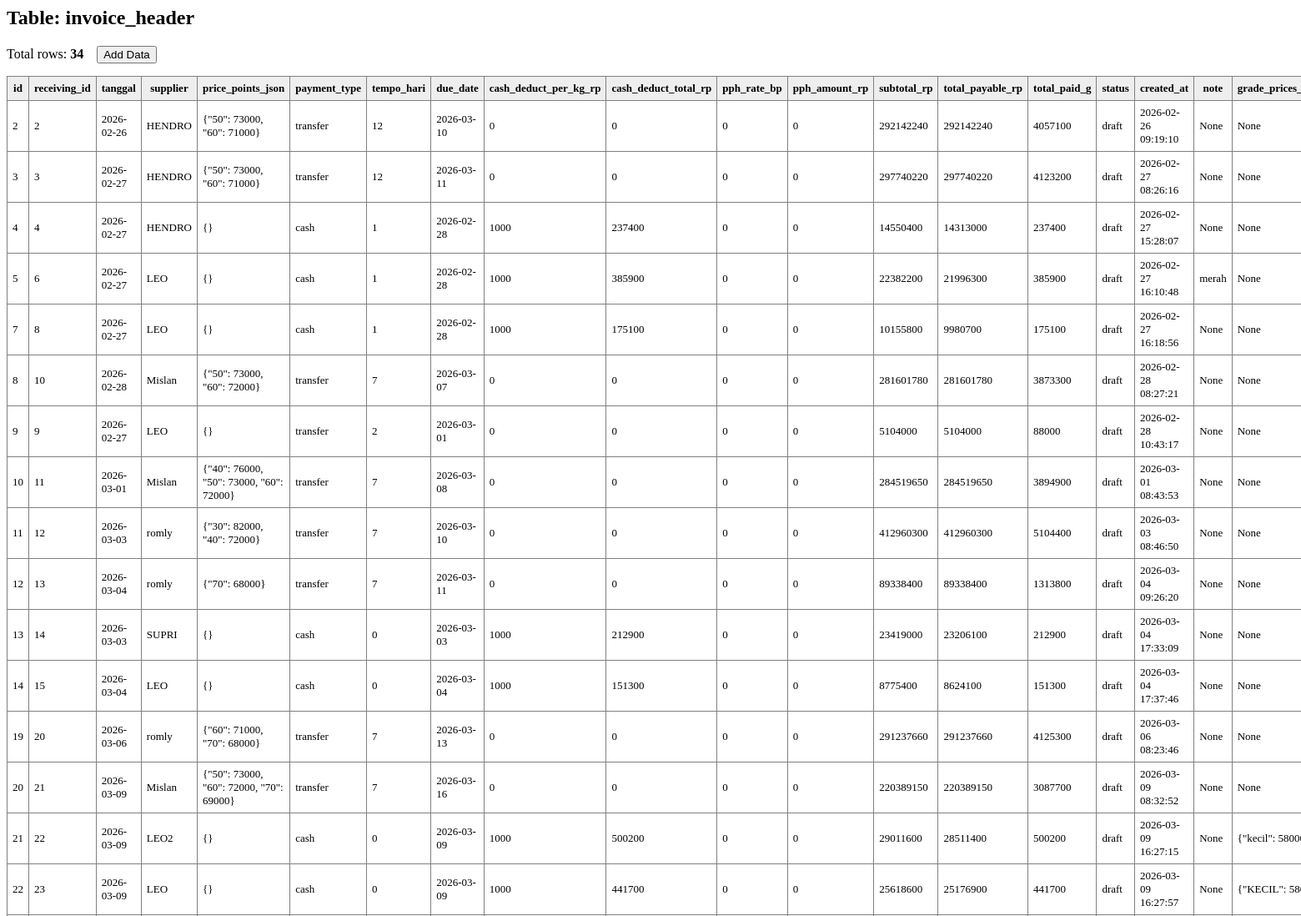
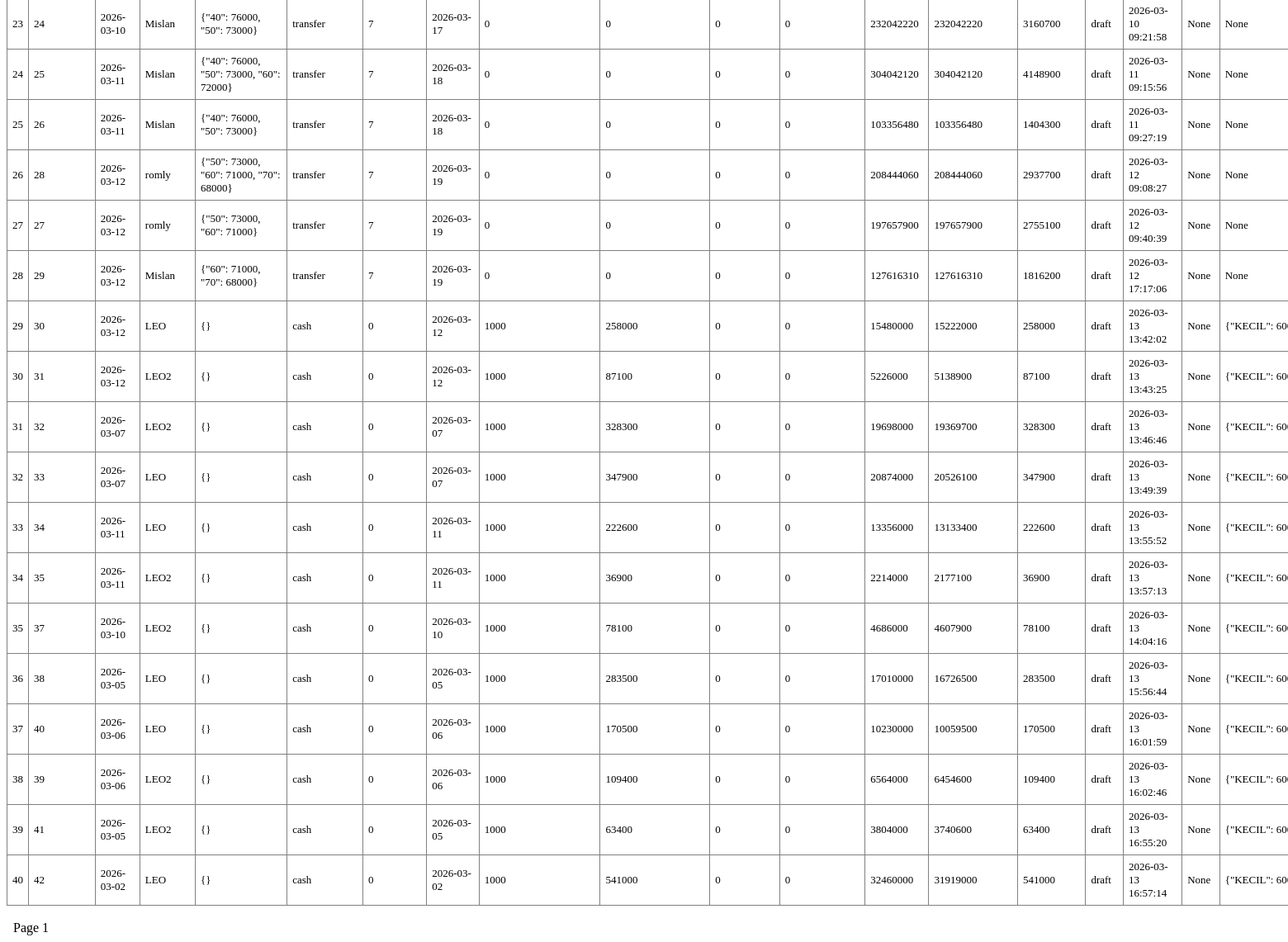
/admin/db/table/invoice_header (signed in), run on an earlier commit of the app's database (2 pictures, top to bottom).
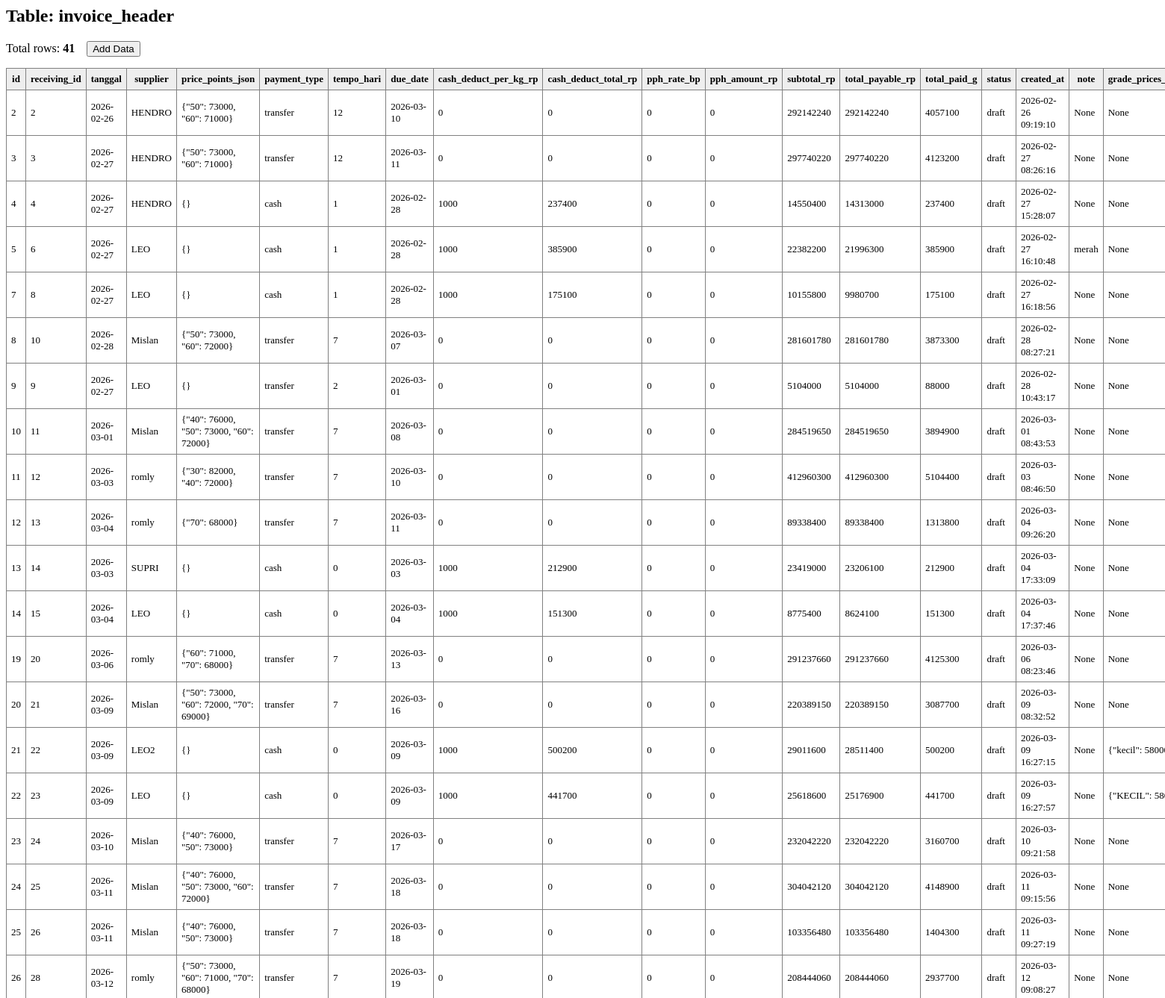
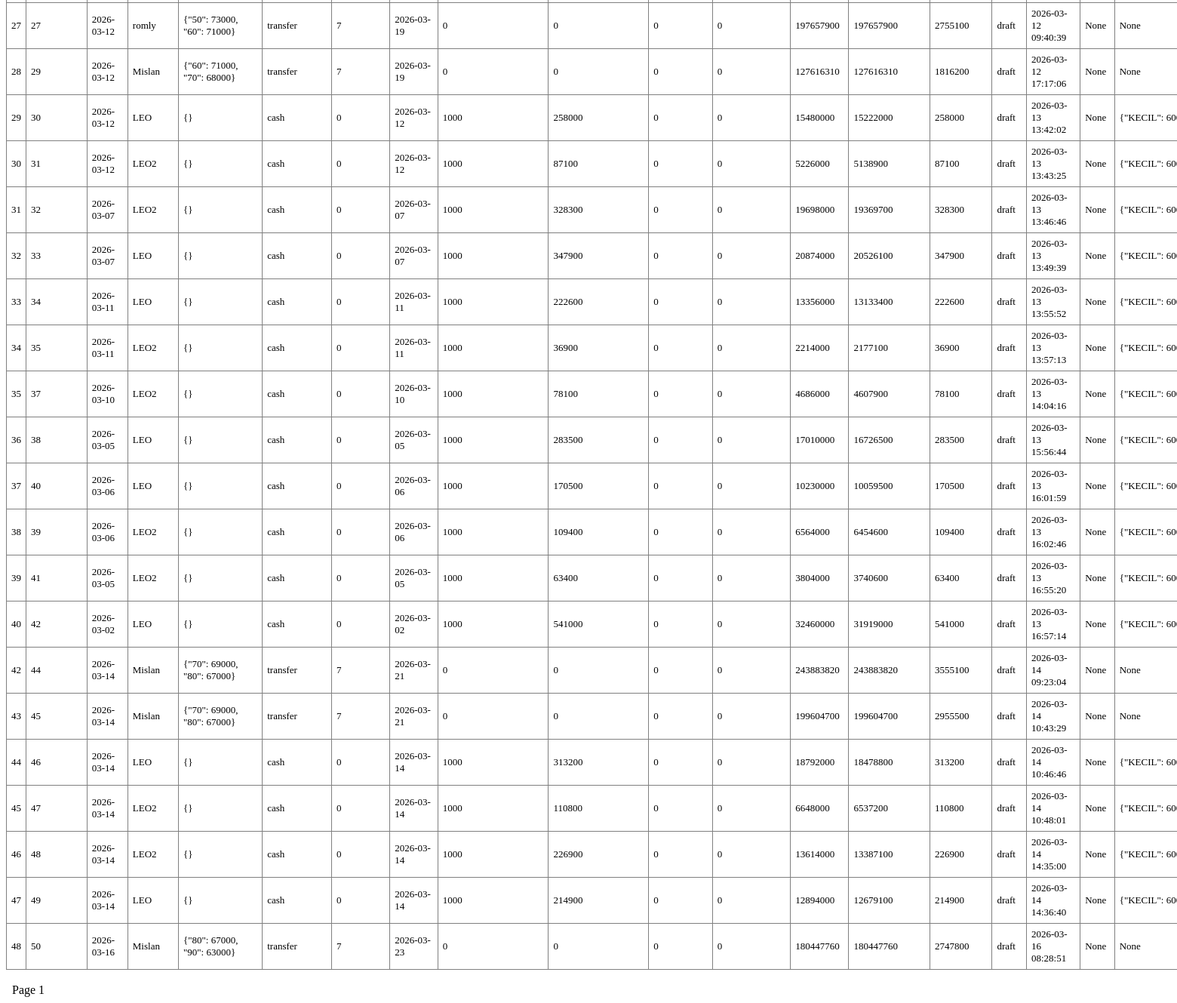
And on a later commit of the database (2 pictures, top to bottom).
### tables this page shows
CREATE TABLE invoice_header (
            id INTEGER PRIMARY KEY AUTOINCREMENT,

            receiving_id INTEGER NOT NULL UNIQUE, -- 1 receiving = 1 invoice
            tanggal TEXT NOT NULL DEFAULT (date('now','localtime')),
            supplier TEXT NOT NULL,
            price_points_json TEXT NOT NULL,
            payment_type TEXT NOT NULL
                CHECK (payment_type IN ('cash','transfer')),
            tempo_hari INTEGER DEFAULT 0,
            due_date TEXT,

            -- Cash deduct per kg (hanya berlaku kalau cash)
            cash_deduct_per_kg_rp INTEGER DEFAULT 0,
            cash_deduct_total_rp INTEGER DEFAULT 0,
            -- PPh (siap dipakai nanti, 0.25% = 25)
            pph_rate_bp INTEGER DEFAULT 0,
            pph_amount_rp INTEGER DEFAULT 0,
            -- Total Supplier
            subtotal_rp INTEGER DEFAULT 0,
            total_payable_rp INTEGER DEFAULT 0,
            total_paid_g INTEGER DEFAULT 0,
            status TEXT DEFAULT 'draft'
                CHECK (status IN ('draft','issued','paid','void')),
            created_at TEXT DEFAULT (datetime('now','localtime')), note TEXT, grade_prices_json TEXT,
            FOREIGN KEY(receiving_id)
                REFERENCES receiving_header(id)
                ON DELETE CASCADE
        );

### app.py (the view)
@app.route("/admin/db/table/<table_name>")
def admin_db_table_view(table_name):
    if not require_login():
        return redirect(url_for("login"))
    conn = get_conn()
    try:
        tables = [r["name"] for r in conn.execute(
            "SELECT name FROM sqlite_master WHERE type='table'"
        ).fetchall()]
        if table_name not in tables:
            return "Table tidak valid", 400
        page = int(request.args.get("page", 1))
        per_page = 50
        offset = (page - 1) * per_page
        cols = [r["name"] for r in conn.execute(
            f"PRAGMA table_info({table_name})"
        ).fetchall()]
        rows = conn.execute(
            f"SELECT * FROM {table_name} LIMIT {per_page} OFFSET {offset}"
        ).fetchall()
        total = conn.execute(
            f"SELECT COUNT(*) as c FROM {table_name}"
        ).fetchone()["c"]
        return render_template(
            "admin_db_table.html",
            table_name=table_name,
            cols=cols,
            rows=[dict(r) for r in rows],
            page=page,
            total=total,
            per_page=per_page
        )
    finally:
        conn.close()

### app.py (called while the page is built)
def require_login() -> bool:
    return bool(session.get("user"))

### helpers/db.py (called while the page is built)
def get_conn():
    conn = sqlite3.connect(DB_PATH, timeout=30)
    conn.row_factory = sqlite3.Row
    conn.execute("PRAGMA foreign_keys = ON;")
    conn.execute("PRAGMA journal_mode = WAL;")
    return conn

### templates/admin_db_table.html (shortened to what this page needs)
<h2>Table: {{table_name}}</h2>
<div style="margin-bottom:15px">
Total rows: <b>{{total}}</b>
<button onclick="addRow('{{table_name}}')">
Add Data
</button>
</div>
<table border="1" cellpadding="6" cellspacing="0"
style="border-collapse:collapse;font-size:13px;width:100%">
<thead style="background:#eee">
<tr>
{% for c in cols %}
<th>{{c}}</th>
{% endfor %}
</tr>
</thead>
<tbody>
{% for r in rows %}
<tr>
{% for c in cols %}
<td>{{r[c]}}</td>
{% endfor %}
</tr>
{% endfor %}
</tbody>
</table>
<div>
&nbsp; Page {{page}} &nbsp;
</div>

What changed in the data, as far as the page shows it:
added invoice_header: id "42" "44" "2026-03-14" "Mislan" "{\"70\": 69000, \"80\": 67000}" "transfer" "7" "2026-03-21" "0" "0" "0" "0" "243883820" "243883820" "3555100" "draft" "2026-03-14 09:23:04" "None" "None"
added invoice_header: id "43" "45" "2026-03-14" "Mislan" "{\"70\": 69000, \"80\": 67000}" "transfer" "7" "2026-03-21" "0" "0" "0" "0" "199604700" "199604700" "2955500" "draft" "2026-03-14 10:43:29" "None" "None"
added invoice_header: id "44" "46" "2026-03-14" "LEO" "{}" "cash" "0" "2026-03-14" "1000" "313200" "0" "0" "18792000" "18478800" "313200" "draft" "2026-03-14 10:46:46" "None" "{\"KECIL\":…"
added invoice_header: id "45" "47" "2026-03-14" "LEO2" "{}" "cash" "0" "2026-03-14" "1000" "110800" "0" "0" "6648000" "6537200" "110800" "draft" "2026-03-14 10:48:01" "None" "{\"KECIL\":…"
added invoice_header: id "46" "48" "2026-03-14" "LEO2" "{}" "cash" "0" "2026-03-14" "1000" "226900" "0" "0" "13614000" "13387100" "226900" "draft" "2026-03-14 14:35:00" "None" "{\"KECIL\":…"
added invoice_header: id "47" "49" "2026-03-14" "LEO" "{}" "cash" "0" "2026-03-14" "1000" "214900" "0" "0" "12894000" "12679100" "214900" "draft" "2026-03-14 14:36:40" "None" "{\"KECIL\":…"
added invoice_header: id "48" "50" "2026-03-16" "Mislan" "{\"80\": 67000, \"90\": 63000}" "transfer" "7" "2026-03-23" "0" "0" "0" "0" "180447760" "180447760" "2747800" "draft" "2026-03-16 08:28:51" "None" "None"
Also different on the page:
{{ total }}: "34" → "41"
